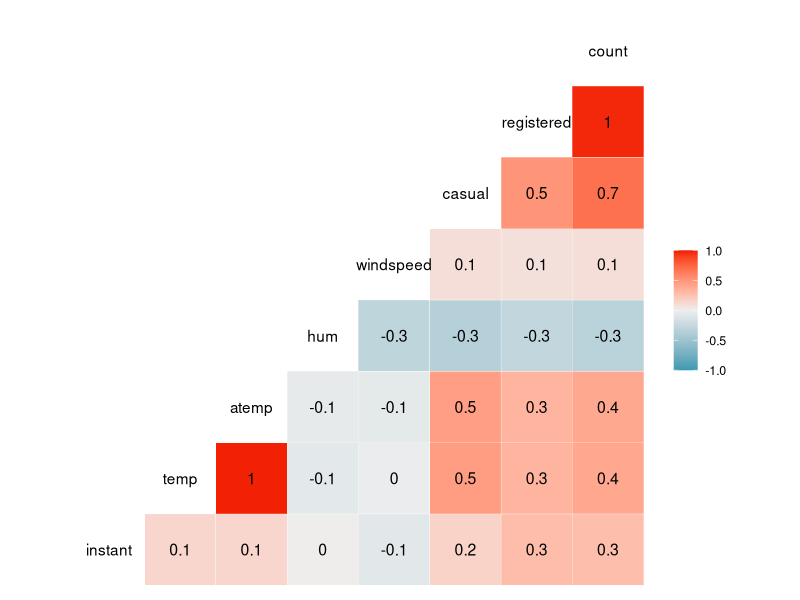
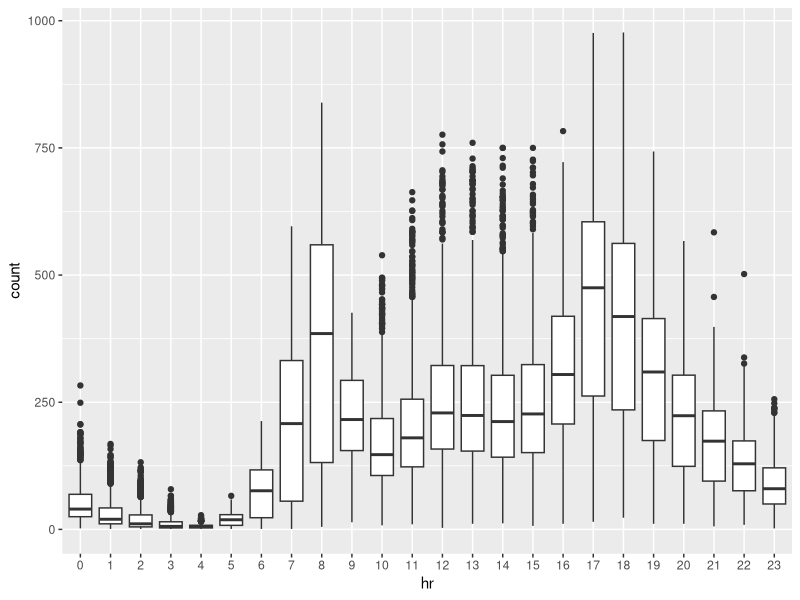
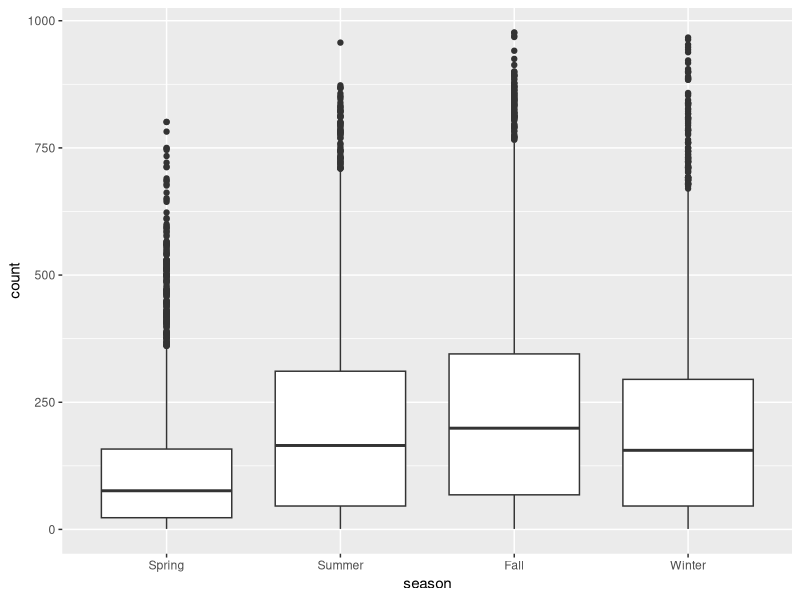
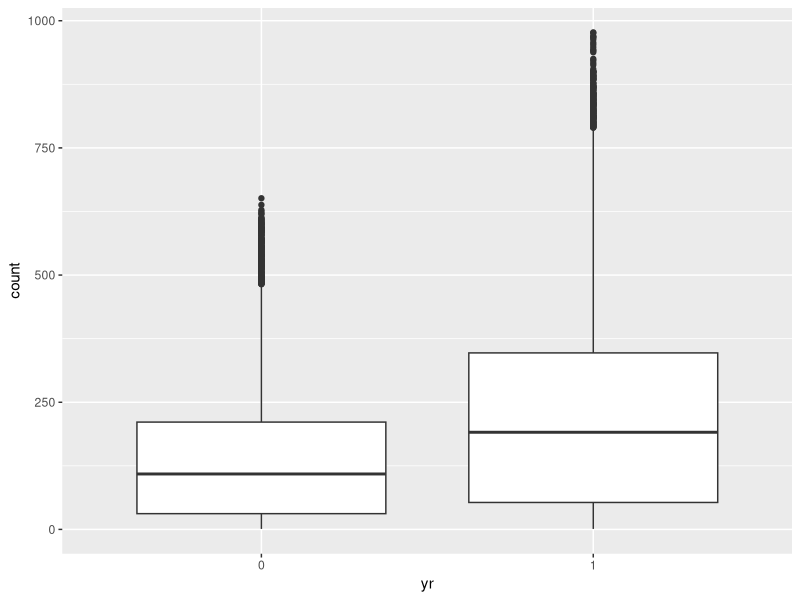
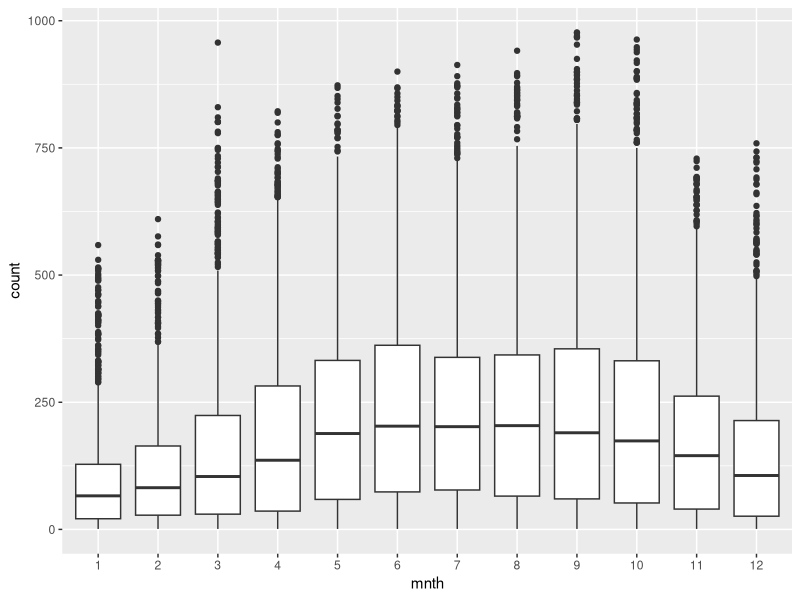
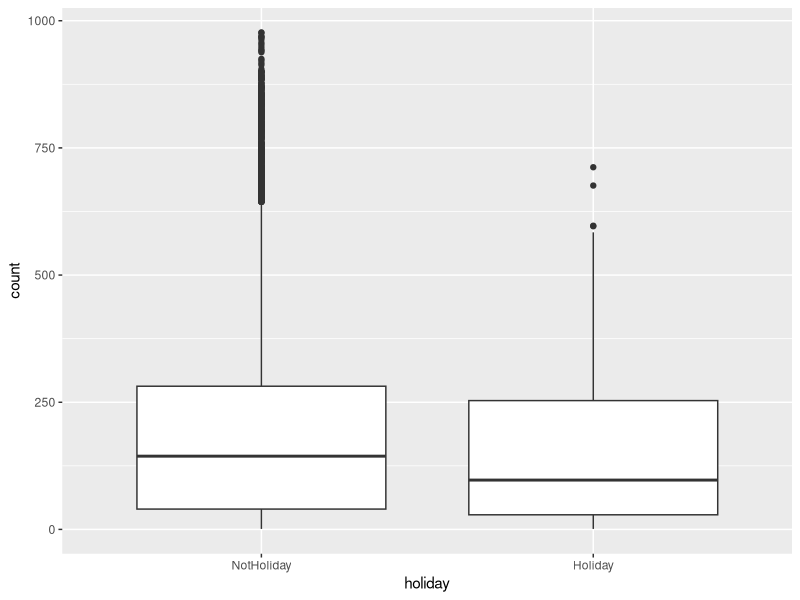
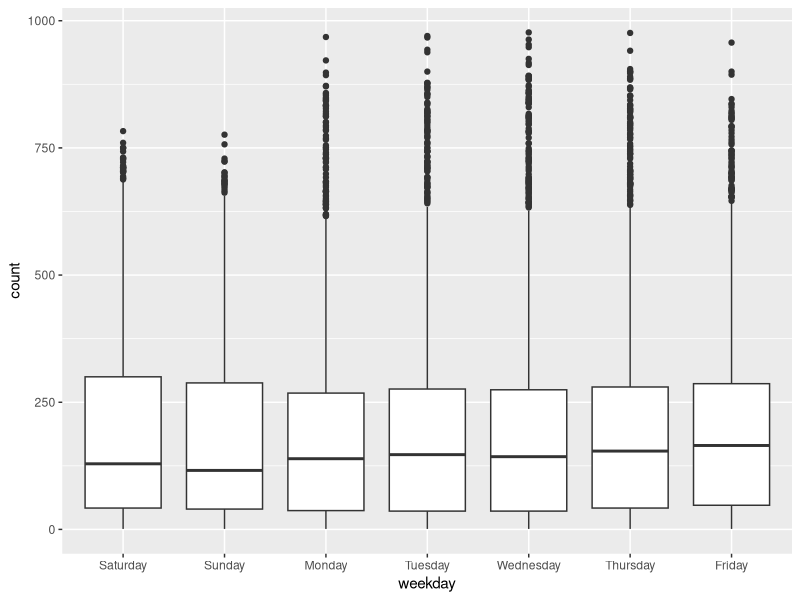
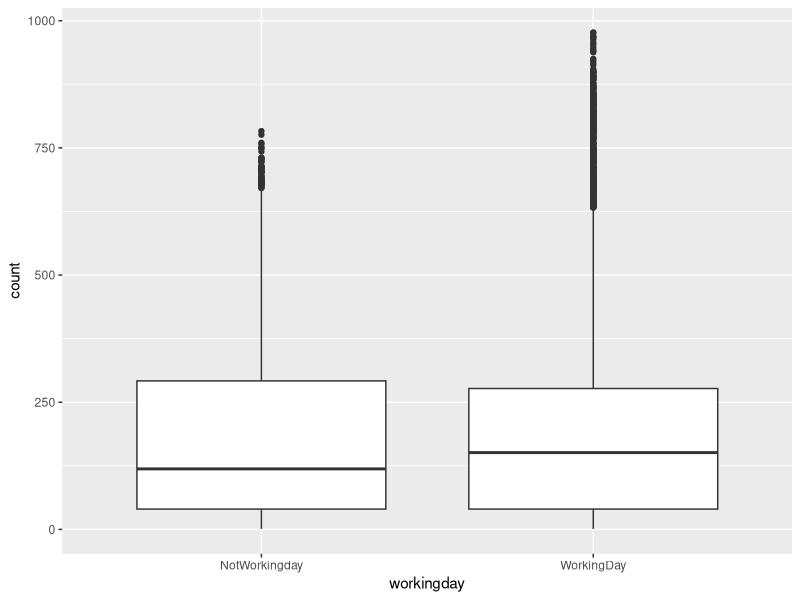

R code for these plots, in order:
## ---- chunk 1
#install.packages("tidyverse")
#install.packages("GGally")
#install.packages("leaps")
#install.packages("MASS")
library(tidyverse)
library(GGally)
library(leaps)
library(MASS)
## ---- chunk 2
bike <- read_csv("hour.csv")
bike = bike %>% mutate(season = as_factor(as.character(season))) %>%
mutate(season = fct_recode(season,
"Spring" = "1",
"Summer" = "2",
"Fall" = "3",
"Winter" = "4"))
## ---- chunk 3
bike = bike %>% mutate(yr = as_factor(as.character(yr)))
bike = bike %>% mutate(mnth = as_factor(as.character(mnth)))
bike = bike %>% mutate(hr = as_factor(as.character(hr)))
## ---- chunk 4
bike = bike %>% mutate(holiday = as_factor(as.character(holiday))) %>%
mutate(holiday = fct_recode(holiday,
"NotHoliday" = "0",
"Holiday" = "1"))
## ---- chunk 5
bike = bike %>% mutate(workingday = as_factor(as.character(workingday))) %>%
mutate(workingday = fct_recode(workingday,
"NotWorkingday" = "0",
"WorkingDay" = "1"))
## ---- chunk 6
bike = bike %>% mutate(weathersit = as_factor(as.character(weathersit))) %>%
mutate(weathersit = fct_recode(weathersit,
"NoPrecip" = "1",
"Misty" = "2",
"LightPrecip" = "3",
"HeavyPrecip" = "4"))
## ---- chunk 7
bike = bike %>% mutate(weekday = as_factor(as.character(weekday))) %>%
mutate(weekday = fct_recode(weekday,
"Sunday" = "0",
"Monday" = "1",
"Tuesday" = "2",
"Wednesday" = "3",
"Thursday" = "4",
"Friday" = "5",
"Saturday" = "6"))
## ---- chunk 8
ggcorr(bike, label = TRUE)
## ---- chunk 9
ggplot(bike,aes(x=hr,y=count)) + geom_boxplot()
## ---- chunk 10
ggplot(bike,aes(x=season,y=count)) + geom_boxplot()
## ---- chunk 11
ggplot(bike,aes(x=yr,y=count)) + geom_boxplot()
## ---- chunk 12
ggplot(bike,aes(x=mnth,y=count)) + geom_boxplot()
## ---- chunk 13
ggplot(bike,aes(x=holiday,y=count)) + geom_boxplot()
## ---- chunk 14
ggplot(bike,aes(x=weekday,y=count)) + geom_boxplot()
## ---- chunk 15
ggplot(bike,aes(x=workingday,y=count)) + geom_boxplot()
## ---- chunk 16
ggplot(bike,aes(x=weathersit,y=count)) + geom_boxplot()
## ---- chunk 17
bike2 = bike %>% dplyr::select(-c(instant, dteday, registered, casual))
## ---- chunk 18
allmod = lm(count ~., bike2)
summary(allmod)

emptymod = lm(count ~1, bike2) 
summary(emptymod)
## ---- chunk 19
forwardmod = stepAIC(emptymod, direction = "forward", scope=list(upper=allmod,lower=emptymod), trace = TRUE)

summary(forwardmod) 

## ---- chunk 20
backmod = stepAIC(allmod, direction = "backward", trace = TRUE) 
summary(backmod)
## ---- chunk 21
bike = bike %>% mutate(yr = as.integer(yr)-1)
bike3 = bike %>% dplyr::select(-c(instant, dteday, registered, casual))

allmod1 = lm(count ~., bike3)
summary(allmod1)

emptymod1 = lm(count ~1, bike3) 
summary(emptymod1)
## ---- chunk 22
forwardmod1 = stepAIC(emptymod1, direction = "forward", scope=list(upper=allmod1,lower=emptymod1), trace = TRUE)

summary(forwardmod1) 
